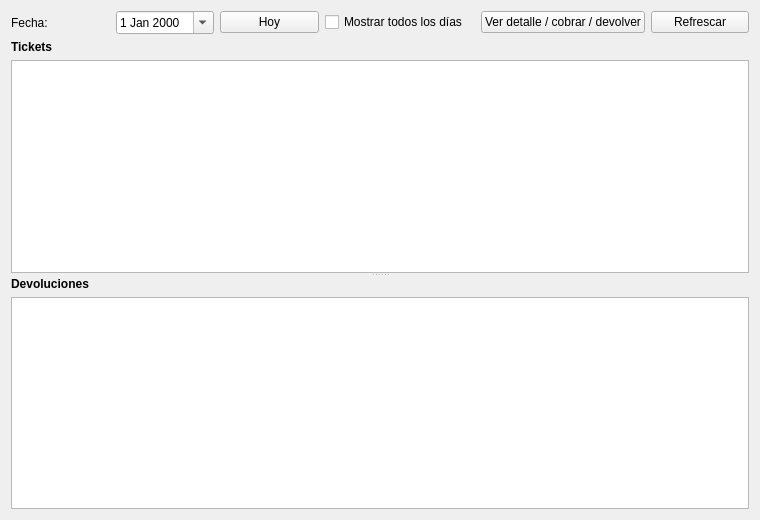
<?xml version="1.0" encoding="UTF-8"?>
<ui version="4.0">
 <class>TicketsPage</class>
 <widget class="QWidget" name="TicketsPage">
  <property name="geometry">
   <rect><x>0</x><y>0</y><width>760</width><height>520</height></rect>
  </property>
  <layout class="QVBoxLayout" name="verticalLayout">
   <item>
    <layout class="QHBoxLayout" name="botonesLayout">
     <item><widget class="QLabel" name="labelFecha"><property name="text"><string>Fecha:</string></property></widget></item>
     <item>
      <widget class="QDateEdit" name="dateFiltro">
       <property name="calendarPopup"><bool>true</bool></property>
      </widget>
     </item>
     <item><widget class="QPushButton" name="btnHoy"><property name="text"><string>Hoy</string></property></widget></item>
     <item><widget class="QCheckBox" name="checkTodos"><property name="text"><string>Mostrar todos los días</string></property></widget></item>
     <item><spacer name="spacer"><property name="orientation"><enum>Qt::Horizontal</enum></property></spacer></item>
     <item><widget class="QPushButton" name="btnVerDetalle"><property name="text"><string>Ver detalle / cobrar / devolver</string></property></widget></item>
     <item><widget class="QPushButton" name="btnRefrescar"><property name="text"><string>Refrescar</string></property></widget></item>
    </layout>
   </item>
   <item>
    <widget class="QSplitter" name="splitter">
     <property name="orientation"><enum>Qt::Vertical</enum></property>
     <widget class="QWidget" name="panelTickets">
      <layout class="QVBoxLayout" name="panelTicketsLayout">
       <property name="leftMargin"><number>0</number></property>
       <property name="topMargin"><number>0</number></property>
       <property name="rightMargin"><number>0</number></property>
       <property name="bottomMargin"><number>0</number></property>
       <item>
        <widget class="QLabel" name="labelSeccionTickets">
         <property name="styleSheet"><string>font-weight: bold;</string></property>
         <property name="text"><string>Tickets</string></property>
        </widget>
       </item>
       <item>
        <widget class="QTableView" name="tableView"/>
       </item>
      </layout>
     </widget>
     <widget class="QWidget" name="panelDevoluciones">
      <layout class="QVBoxLayout" name="panelDevolucionesLayout">
       <property name="leftMargin"><number>0</number></property>
       <property name="topMargin"><number>0</number></property>
       <property name="rightMargin"><number>0</number></property>
       <property name="bottomMargin"><number>0</number></property>
       <item>
        <widget class="QLabel" name="labelSeccionDevoluciones">
         <property name="styleSheet"><string>font-weight: bold;</string></property>
         <property name="text"><string>Devoluciones</string></property>
        </widget>
       </item>
       <item>
        <widget class="QTableView" name="tableDevoluciones"/>
       </item>
      </layout>
     </widget>
    </widget>
   </item>
  </layout>
 </widget>
 <resources/>
 <connections/>
</ui>
